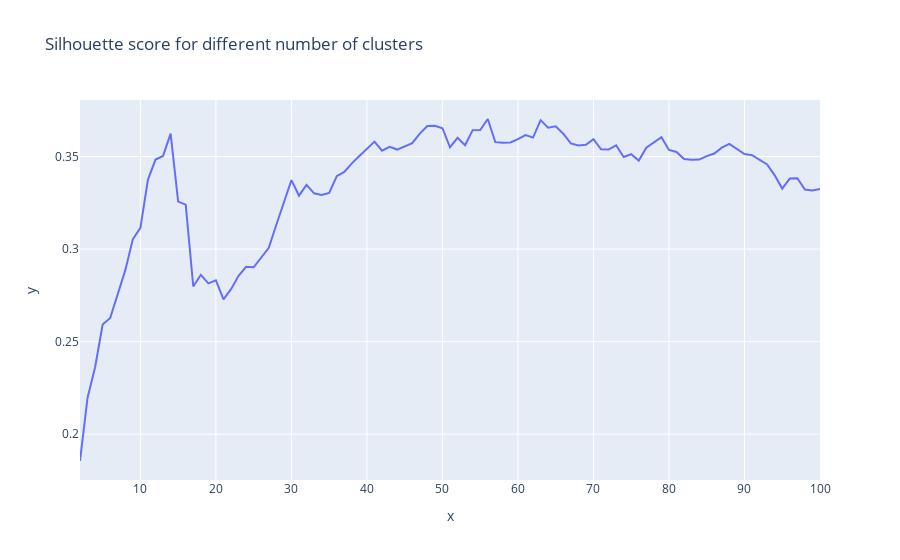

This figure's notebook cell:
### Markdown cell above
### Chosing the number of cluster

### Code cell
# Not really useful...
def find_best_n_clusters(data, max_clusters):
    silhouette_scores = []
    for n_clusters in range(2, max_clusters+1):
        z = kmeans_clustering(data, n_clusters)
        silhouette_avg = silhouette_score(data, z)
        silhouette_scores.append(silhouette_avg)
    return silhouette_scores

silhouette_scores = find_best_n_clusters(X, 100)
px.line(x=range(2, 101), y=silhouette_scores, title="Silhouette score for different number of clusters")

### Figure 1 — Plotly figure (JSON) as saved in the notebook; plotly's stock layout.template omitted (floating-point values rounded to 4 significant figures)
{"data": [{"hovertemplate": "x=%{x}<br>y=%{y}<extra></extra>", "legendgroup": "", "line": {"color": "#636efa", "dash": "solid"}, "marker": {"symbol": "circle"}, "mode": "lines", "name": "", "orientation": "v", "showlegend": false, "type": "scatter", "x": [2, 3, 4, 5, 6, 7, 8, 9, 10, 11, 12, 13, 14, 15, 16, 17, 18, 19, 20, 21, 22, 23, 24, 25, 26, 27, 28, 29, 30, 31, 32, 33, 34, 35, 36, 37, 38, 39, 40, 41, 42, 43, 44, 45, 46, 47, 48, 49, 50, 51, 52, 53, 54, 55, 56, 57, 58, 59, 60, 61, 62, 63, 64, 65, 66, 67, 68, 69, 70, 71, 72, 73, 74, 75, 76, 77, 78, 79, 80, 81, 82, 83, 84, 85, 86, 87, 88, 89, 90, 91, 92, 93, 94, 95, 96, 97, 98, 99, 100], "xaxis": "x", "y": [0.1855, 0.2197, 0.2362, 0.2593, 0.2628, 0.2752, 0.2886, 0.3054, 0.3115, 0.3376, 0.3484, 0.3503, 0.3624, 0.3257, 0.324, 0.2798, 0.2861, 0.2815, 0.2831, 0.2728, 0.2784, 0.2856, 0.2904, 0.2902, 0.2955, 0.3007, 0.3132, 0.3253, 0.3373, 0.3289, 0.3347, 0.3301, 0.3293, 0.3304, 0.3394, 0.3417, 0.3463, 0.3503, 0.3542, 0.3581, 0.3532, 0.3553, 0.3538, 0.3557, 0.3573, 0.3624, 0.3665, 0.3667, 0.3653, 0.3551, 0.3602, 0.3561, 0.3643, 0.3643, 0.3703, 0.3578, 0.3575, 0.3577, 0.3594, 0.3616, 0.3603, 0.3697, 0.3657, 0.3664, 0.3624, 0.3572, 0.356, 0.3564, 0.3594, 0.3539, 0.3538, 0.3561, 0.3498, 0.3513, 0.3478, 0.3548, 0.3576, 0.3605, 0.3536, 0.3525, 0.3487, 0.3483, 0.3484, 0.3503, 0.3517, 0.3548, 0.3569, 0.3543, 0.3514, 0.3508, 0.3482, 0.3458, 0.3399, 0.3327, 0.3381, 0.3383, 0.3322, 0.3317, 0.3325], "yaxis": "y"}], "layout": {"legend": {"tracegroupgap": 0}, "title": {"text": "Silhouette score for different number of clusters"}, "xaxis": {"anchor": "y", "domain": [0, 1], "title": {"text": "x"}}, "yaxis": {"anchor": "x", "domain": [0, 1], "title": {"text": "y"}}}}
